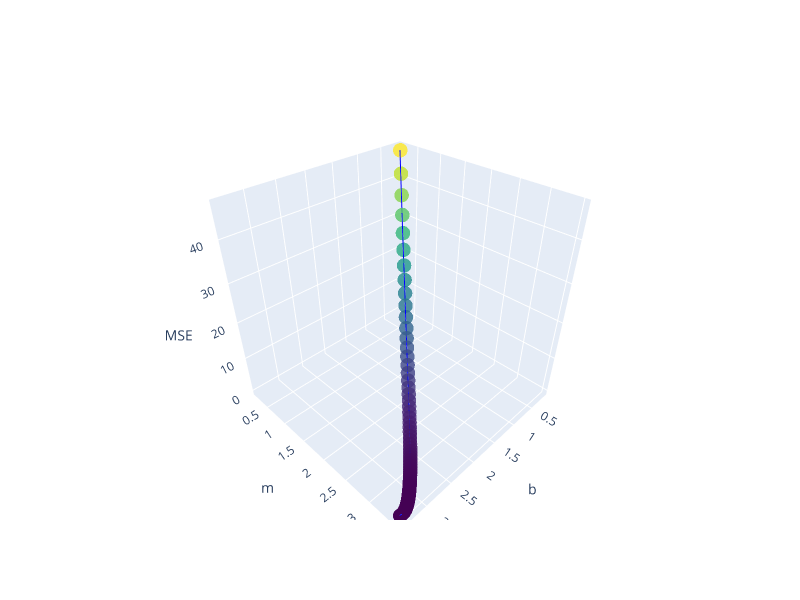

Notebook cell for this chart:
### Code cell
init_notebook_mode(connected=True)

trace = go.Scatter3d(
    x=df['b'],
    y=df['m'],
    z=df['MSE'],
    mode='lines+markers',
    marker=dict(size=5, color=df['MSE'], colorscale='Viridis', opacity=0.8),
    line=dict(color='blue', width=2)
)

layout = go.Layout(
    title='',
    scene=dict(
        xaxis=dict(title='b'),
        yaxis=dict(title='m'),
        zaxis=dict(title='MSE')
    ),
    width=800,
    height=600
)

fig = go.Figure(data=[trace], layout=layout)
iplot(fig)
